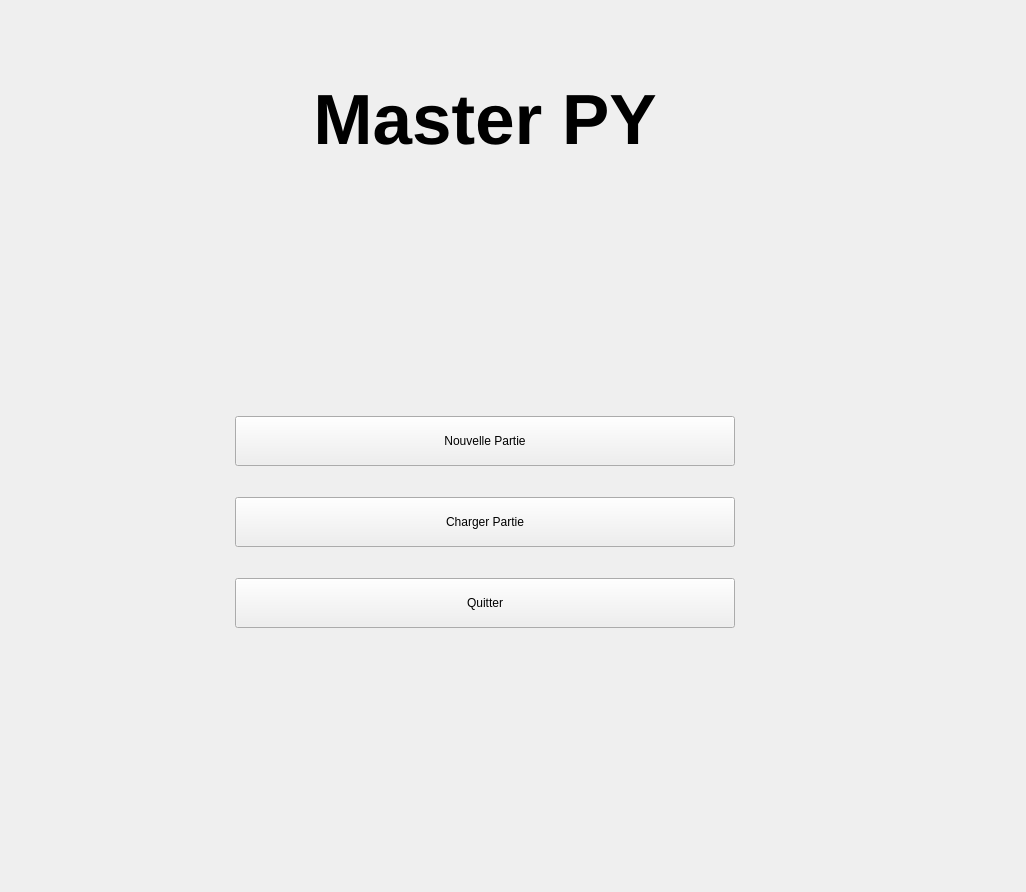
<?xml version="1.0" encoding="UTF-8"?>
<ui version="4.0">
 <class>MainWindow</class>
 <widget class="QMainWindow" name="MainWindow">
  <property name="geometry">
   <rect>
    <x>0</x>
    <y>0</y>
    <width>1026</width>
    <height>892</height>
   </rect>
  </property>
  <property name="windowTitle">
   <string>MasterPY</string>
  </property>
  <property name="windowIcon">
   <iconset resource="ressource.qrc">
    <normaloff>:/img/logo_MasterPY.png</normaloff>:/img/logo_MasterPY.png</iconset>
  </property>
  <property name="styleSheet">
   <string notr="true">QWidget#centralwidget{
	background-image: url(:/img/fond.png);
	background-repeat: no-repeat;
    background-position: center;
    background-attachment: fixed;
    background-size: cover;
}
</string>
  </property>
  <widget class="QWidget" name="centralwidget">
   <layout class="QGridLayout" name="gridLayout">
    <item row="0" column="1">
     <widget class="QLabel" name="label_2">
      <property name="text">
       <string/>
      </property>
      <property name="pixmap">
       <pixmap resource="ressource.qrc">:/img/logo_MasterPY.png</pixmap>
      </property>
     </widget>
    </item>
    <item row="1" column="0">
     <spacer name="horizontalSpacer">
      <property name="orientation">
       <enum>Qt::Horizontal</enum>
      </property>
      <property name="sizeHint" stdset="0">
       <size>
        <width>216</width>
        <height>20</height>
       </size>
      </property>
     </spacer>
    </item>
    <item row="1" column="1">
     <spacer name="verticalSpacer_5">
      <property name="orientation">
       <enum>Qt::Vertical</enum>
      </property>
      <property name="sizeType">
       <enum>QSizePolicy::Fixed</enum>
      </property>
      <property name="sizeHint" stdset="0">
       <size>
        <width>20</width>
        <height>50</height>
       </size>
      </property>
     </spacer>
    </item>
    <item row="1" column="2">
     <spacer name="horizontalSpacer_2">
      <property name="orientation">
       <enum>Qt::Horizontal</enum>
      </property>
      <property name="sizeHint" stdset="0">
       <size>
        <width>215</width>
        <height>20</height>
       </size>
      </property>
     </spacer>
    </item>
    <item row="2" column="1">
     <widget class="QLabel" name="titre">
      <property name="font">
       <font>
        <pointsize>53</pointsize>
        <weight>75</weight>
        <bold>true</bold>
       </font>
      </property>
      <property name="lineWidth">
       <number>1</number>
      </property>
      <property name="text">
       <string>Master PY</string>
      </property>
      <property name="alignment">
       <set>Qt::AlignCenter</set>
      </property>
     </widget>
    </item>
    <item row="3" column="1">
     <spacer name="verticalSpacer">
      <property name="orientation">
       <enum>Qt::Vertical</enum>
      </property>
      <property name="sizeType">
       <enum>QSizePolicy::Expanding</enum>
      </property>
      <property name="sizeHint" stdset="0">
       <size>
        <width>20</width>
        <height>50</height>
       </size>
      </property>
     </spacer>
    </item>
    <item row="4" column="1">
     <widget class="QPushButton" name="new_part">
      <property name="enabled">
       <bool>true</bool>
      </property>
      <property name="minimumSize">
       <size>
        <width>500</width>
        <height>50</height>
       </size>
      </property>
      <property name="text">
       <string>Nouvelle Partie</string>
      </property>
     </widget>
    </item>
    <item row="5" column="1">
     <spacer name="verticalSpacer_2">
      <property name="orientation">
       <enum>Qt::Vertical</enum>
      </property>
      <property name="sizeType">
       <enum>QSizePolicy::Fixed</enum>
      </property>
      <property name="sizeHint" stdset="0">
       <size>
        <width>20</width>
        <height>25</height>
       </size>
      </property>
     </spacer>
    </item>
    <item row="6" column="1">
     <widget class="QPushButton" name="charger_part">
      <property name="minimumSize">
       <size>
        <width>0</width>
        <height>50</height>
       </size>
      </property>
      <property name="text">
       <string>Charger Partie</string>
      </property>
     </widget>
    </item>
    <item row="7" column="1">
     <spacer name="verticalSpacer_3">
      <property name="orientation">
       <enum>Qt::Vertical</enum>
      </property>
      <property name="sizeType">
       <enum>QSizePolicy::Fixed</enum>
      </property>
      <property name="sizeHint" stdset="0">
       <size>
        <width>20</width>
        <height>25</height>
       </size>
      </property>
     </spacer>
    </item>
    <item row="8" column="1">
     <widget class="QPushButton" name="quit">
      <property name="minimumSize">
       <size>
        <width>100</width>
        <height>50</height>
       </size>
      </property>
      <property name="text">
       <string>Quitter</string>
      </property>
     </widget>
    </item>
    <item row="9" column="0">
     <spacer name="horizontalSpacer_4">
      <property name="orientation">
       <enum>Qt::Horizontal</enum>
      </property>
      <property name="sizeHint" stdset="0">
       <size>
        <width>216</width>
        <height>20</height>
       </size>
      </property>
     </spacer>
    </item>
    <item row="9" column="1">
     <spacer name="verticalSpacer_4">
      <property name="orientation">
       <enum>Qt::Vertical</enum>
      </property>
      <property name="sizeType">
       <enum>QSizePolicy::Expanding</enum>
      </property>
      <property name="sizeHint" stdset="0">
       <size>
        <width>20</width>
        <height>147</height>
       </size>
      </property>
     </spacer>
    </item>
    <item row="9" column="2">
     <widget class="QLabel" name="label">
      <property name="text">
       <string/>
      </property>
      <property name="pixmap">
       <pixmap resource="ressource.qrc">:/img/petit-helper.png</pixmap>
      </property>
      <property name="scaledContents">
       <bool>false</bool>
      </property>
     </widget>
    </item>
    <item row="9" column="3">
     <spacer name="horizontalSpacer_3">
      <property name="orientation">
       <enum>Qt::Horizontal</enum>
      </property>
      <property name="sizeType">
       <enum>QSizePolicy::Fixed</enum>
      </property>
      <property name="sizeHint" stdset="0">
       <size>
        <width>50</width>
        <height>20</height>
       </size>
      </property>
     </spacer>
    </item>
   </layout>
  </widget>
 </widget>
 <resources>
  <include location="ressource.qrc"/>
  <include location="../venv/Lib/site-packages/qt5_applications/Qt/bin/ressource.qrc"/>
 </resources>
 <connections/>
</ui>
